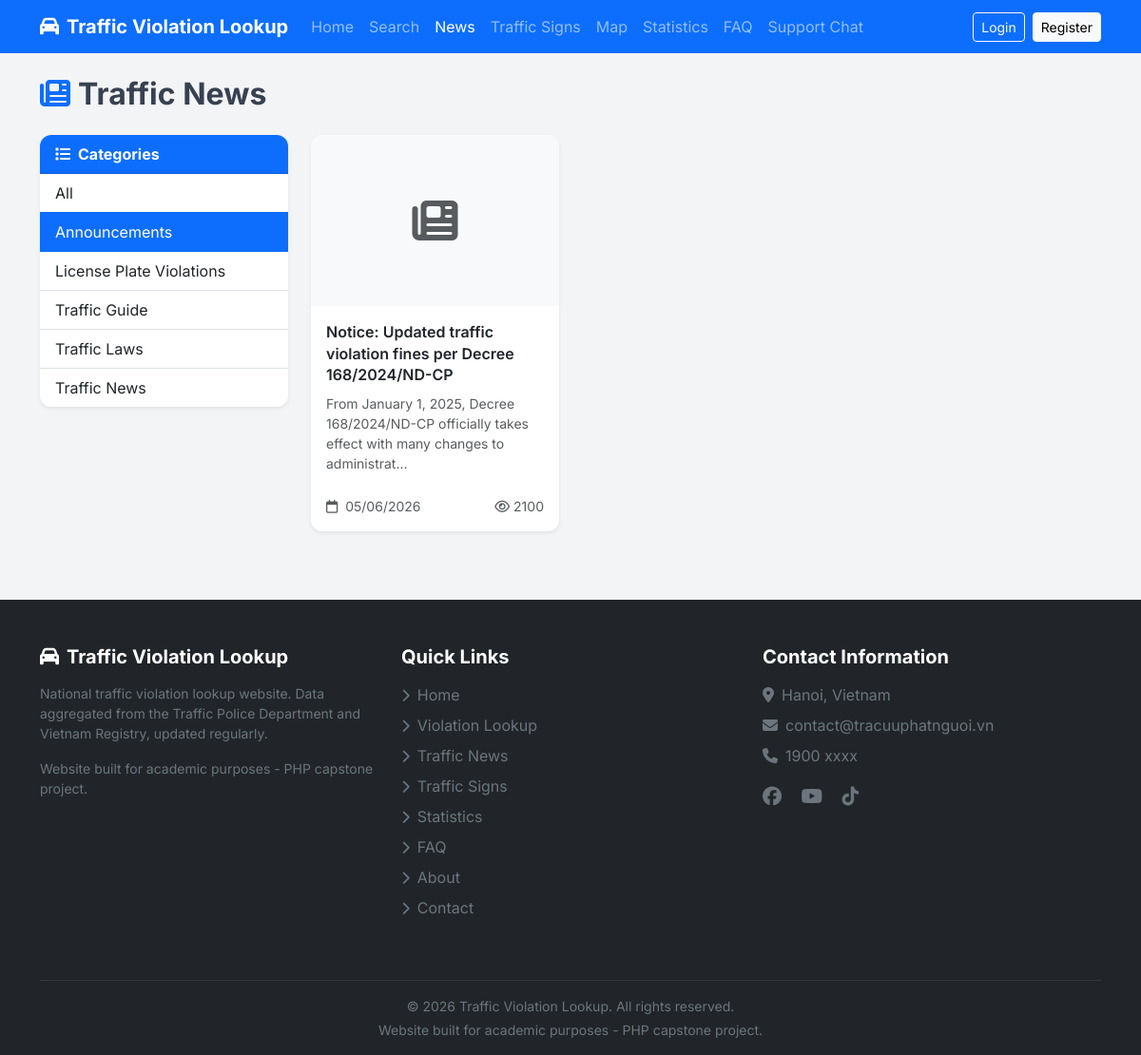
Page /tin-tuc?cat=3 on the committed database.
### tables this page shows
CREATE TABLE news_categories (
    id INT AUTO_INCREMENT PRIMARY KEY,
    name VARCHAR(100) NOT NULL,
    slug VARCHAR(100) NOT NULL UNIQUE,
    created_at DATETIME NOT NULL DEFAULT CURRENT_TIMESTAMP
);

CREATE TABLE news (
    id INT AUTO_INCREMENT PRIMARY KEY,
    title VARCHAR(255) NOT NULL,
    slug VARCHAR(255) NOT NULL UNIQUE,
    content LONGTEXT NOT NULL,
    thumbnail VARCHAR(255) NULL,
    category_id INT NULL,
    author_id INT NULL,
    status ENUM('draft','published') NOT NULL DEFAULT 'draft',
    views INT NOT NULL DEFAULT 0,
    created_at DATETIME NOT NULL DEFAULT CURRENT_TIMESTAMP,
    updated_at DATETIME NULL ON UPDATE CURRENT_TIMESTAMP,
    FOREIGN KEY (category_id) REFERENCES news_categories(id) ON DELETE SET NULL,
    FOREIGN KEY (author_id) REFERENCES users(id) ON DELETE SET NULL,
    INDEX idx_slug (slug),
    INDEX idx_status (status),
    INDEX idx_category (category_id),
    INDEX idx_created (created_at)
);

### app/core/Controller.php (called while the page is built, shortened)
<?php
class Controller
{
    protected function view(string $view, array $data = [], string $layout = 'client'): void
    {
        extract($data);
        $viewPath = __DIR__ . '/../views/' . $view . '.php';
        require $viewPath;
    }
}

### app/controllers/client/TinTucController.php (called while the page is built, shortened)
<?php
class TinTucController extends Controller
{
    public function index(): void
    {
        $newsModel = new News();
        $categoryModel = new NewsCategory();
        $categoryId = $this->input('cat', '');
        $page = max(1, (int) $this->input('page', 1));
        $perPage = 9;
        $conditions = ['status' => 'published'];
        if ($categoryId !== '') {
            $conditions['category_id'] = (int) $categoryId;
        }
        $pagination = $newsModel->paginate($page, $perPage, $conditions, 'created_at DESC');
        $categories = $categoryModel->all([], 'name ASC');
        $this->view('client/tintuc/index', [
            'title' => 'Traffic News',
            'news' => $pagination['items'],
            'pagination' => $pagination,
            'categories' => $categories,
            'currentCategory' => $categoryId,
        ]);
    }
}

### public/index.php (called while the page is built, shortened)
<?php
spl_autoload_register(function (string $class): void {
    $prefix = 'App\\';
    $baseDir = __DIR__ . '/../app/';
    $relativeClass = substr($class, strlen($prefix));
    $parts = explode('\\', $relativeClass);
    $parts[0] = strtolower($parts[0]);
    if (count($parts) > 1 && $parts[0] === 'controllers') {
        $parts[1] = strtolower($parts[1]);
    }
    $file = $baseDir . implode('/', $parts) . '.php';
});
$router = new App\Core\Router();
$uri = $_SERVER['REQUEST_URI'] ?? '/';
$method = $_SERVER['REQUEST_METHOD'] ?? 'GET';
$router->dispatch($uri, $method);

### app/core/Database.php (called while the page is built, shortened)
<?php
class Database
{
    private static ?Database $instance = null;
    private \PDO $pdo;
    private function __construct()
    {
        $config = require __DIR__ . '/../../config/config.php';
        $dsn = sprintf(
            'mysql:host=%s;dbname=%s;charset=%s',
            $config['db_host'],
            $config['db_name'],
            $config['db_charset']
        );
        $this->pdo = new \PDO($dsn, $config['db_user'], $config['db_pass'], [
            \PDO::ATTR_ERRMODE            => \PDO::ERRMODE_EXCEPTION,
            \PDO::ATTR_DEFAULT_FETCH_MODE => \PDO::FETCH_ASSOC,
            \PDO::ATTR_EMULATE_PREPARES   => false,
        ]);
    }
    public static function getInstance(): self
    {
        if (self::$instance === null) {
            self::$instance = new self();
        }
        return self::$instance;
    }
    public function getConnection(): \PDO
    {
        return $this->pdo;
    }
}

### app/core/Model.php (called while the page is built, shortened)
<?php
class Model
{
    protected PDO $db;
    protected string $table = '';
    public function __construct()
    {
        $this->db = Database::getInstance()->getConnection();
    }
    public function all(array $conditions = [], string $orderBy = '', int $limit = 0, int $offset = 0): array
    {
        $sql = "SELECT * FROM {$this->table}";
        $params = [];
        if (!empty($conditions)) {
            $whereClauses = [];
            foreach ($conditions as $key => $value) {
                $whereClauses[] = "{$key} = :{$key}";
                $params[$key] = $value;
            }
            $sql .= ' WHERE ' . implode(' AND ', $whereClauses);
        }
        if (!empty($orderBy)) {
            $sql .= " ORDER BY {$orderBy}";
        }
        if ($limit > 0) {
            $sql .= " LIMIT {$limit}";
        }
        $stmt = $this->db->prepare($sql);
        $stmt->execute($params);
        return $stmt->fetchAll();
    }
    public function count(array $conditions = []): int
    {
        $sql = "SELECT COUNT(*) FROM {$this->table}";
        $params = [];
        if (!empty($conditions)) {
            $clauses = [];
            foreach ($conditions as $key => $value) {
                $clauses[] = "{$key} = :{$key}";
                $params[$key] = $value;
            }
            $sql .= ' WHERE ' . implode(' AND ', $clauses);
        }
        $stmt = $this->db->prepare($sql);
        $stmt->execute($params);
        return (int) $stmt->fetchColumn();
    }
    public function paginate(int $page = 1, int $perPage = 10, array $conditions = [], string $orderBy = ''): array
    {
        $total = $this->count($conditions);
        $totalPages = max(1, (int) ceil($total / $perPage));
        $page = max(1, min($page, $totalPages));
        $offset = ($page - 1) * $perPage;
        $items = $this->all($conditions, $orderBy, $perPage, $offset);
        return [
            'items'      => $items,
            'total'      => $total,
            'page'       => $page,
            'per_page'   => $perPage,
            'total_pages'=> $totalPages,
            'has_next'   => $page < $totalPages,
            'has_prev'   => $page > 1,
        ];
    }
}

### app/core/Helper.php (called while the page is built, shortened)
<?php
class Helper
{
    public static function formatDate(string $datetime, string $format = 'd/m/Y'): string
    {
        $date = new \DateTime($datetime);
        return $date->format($format);
    }
    public static function truncate(string $text, int $length = 100): string
    {
        return mb_substr($text, 0, $length) . '...';
    }
}

### app/views/client/tintuc/index.php (the view, shortened to what this page needs)
<div class="container py-4">
    <h2 class="fw-bold mb-4">
        <i class="fas fa-newspaper me-2 text-primary"></i>Traffic News
    </h2>
    <div class="row">
        <div class="col-lg-3 mb-4">
            <div class="card shadow-sm">
                <div class="card-header bg-primary text-white fw-bold">
                    <i class="fas fa-list me-2"></i>Categories
                </div>
                <div class="list-group list-group-flush">
                    <a href="/tin-tuc"
                       class="list-group-item list-group-item-action <?= ($currentCategory ?? '') === '' ? 'active' : '' ?>">
                        All
                    </a>
                    <?php foreach ($categories as $cat): ?>
                        <a href="/tin-tuc?cat=<?= htmlspecialchars($cat['id'], ENT_QUOTES, 'UTF-8') ?>"
                           class="list-group-item list-group-item-action <?= ($currentCategory ?? '') === (string) $cat['id'] ? 'active' : '' ?>">
                            <?= htmlspecialchars($cat['name'], ENT_QUOTES, 'UTF-8') ?>
                        </a>
                    <?php endforeach; ?>
                </div>
            </div>
        </div>
        <div class="col-lg-9">
            <?php if (empty($news)): ?>
                <div class="text-center py-5">
                    <i class="fas fa-newspaper fa-4x text-muted mb-3"></i>
                    <h4 class="text-muted">No articles yet</h4>
                    <p class="text-muted">Please check back later.</p>
                </div>
            <?php else: ?>
                <div class="row g-4">
                    <?php foreach ($news as $item): ?>
                        <div class="col-md-6 col-lg-4">
                            <div class="card shadow-sm h-100 border-0">
                                <?php if (!empty($item['thumbnail'])): ?>
                                    <img src="/<?= htmlspecialchars($item['thumbnail'], ENT_QUOTES, 'UTF-8') ?>"
                                         class="card-img-top" alt="<?= htmlspecialchars($item['title'], ENT_QUOTES, 'UTF-8') ?>"
                                         style="height: 180px; object-fit: cover;">
                                <?php else: ?>
                                    <div class="card-img-top bg-light d-flex align-items-center justify-content-center"
                                         style="height: 180px;">
                                        <i class="fas fa-newspaper fa-3x text-muted"></i>
                                    </div>
                                <?php endif; ?>
                                <div class="card-body d-flex flex-column">
                                    <h5 class="card-title">
                                        <a href="/tin-tuc/<?= htmlspecialchars($item['slug'] ?? 'bai-viet-' . $item['id'], ENT_QUOTES, 'UTF-8') ?>"
                                           class="text-decoration-none text-dark stretched-link">
                                            <?= htmlspecialchars($item['title'], ENT_QUOTES, 'UTF-8') ?>
                                        </a>
                                    </h5>
                                    <p class="card-text text-muted small flex-grow-1">
                                        <?= htmlspecialchars(Helper::truncate(strip_tags($item['content'] ?? ''), 100), ENT_QUOTES, 'UTF-8') ?>
                                    </p>
                                    <div class="d-flex justify-content-between align-items-center mt-2">
                                        <small class="text-muted">
                                            <i class="far fa-calendar me-1"></i>
                                            <?= htmlspecialchars(Helper::formatDate($item['created_at'], 'd/m/Y'), ENT_QUOTES, 'UTF-8') ?>
                                        </small>
                                        <small class="text-muted">
                                            <i class="far fa-eye me-1"></i><?= (int)($item['views'] ?? 0) ?>
                                        </small>
                                    </div>
                                </div>
                            </div>
                        </div>
                    <?php endforeach; ?>
                </div>
            <?php endif; ?>
        </div>
    </div>
</div>

### app/core/Router.php (shortened to what this page needs)
<?php
class Router
{
    private array $routes = [];
    private function addRoute(string $method, string $uri, string $handler): void
    {
        $pattern = preg_replace('/\{([a-zA-Z_]+)\}/', '(?P<$1>[^/]+)', $uri);
        $pattern = '#^' . $pattern . '$#';
        $this->routes[] = [
            'method'  => $method,
            'pattern' => $pattern,
            'handler' => $handler,
        ];
    }
    public function dispatch(string $uri, string $method): void
    {
        $uri = parse_url($uri, PHP_URL_PATH);
        $uri = rtrim($uri, '/') ?: '/';
        foreach ($this->routes as $route) {
            if ($route['method'] !== strtoupper($method)) {
                continue;
            }
            if (preg_match($route['pattern'], $uri, $matches)) {
                $this->params = array_filter($matches, fn($key) => is_string($key), ARRAY_FILTER_USE_KEY);
                [$controllerPath, $action] = explode('@', $route['handler']);
                $controller = new $controllerClass();
                call_user_func_array([$controller, $action], array_values($this->params));
                return;
            }
        }
    }
}

### public/assets/css/style.css (style rules this page uses)
:root { --primary: #1a56db; --primary-dark: #1e40af; --success: #10b981; --warning: #f59e0b; --danger: #ef4444; --gray-100: #f3f4f6; --gray-700: #374151; --gray-900: #111827; }
body { font-family: 'Inter', 'Segoe UI', Tahoma, Geneva, Verdana, sans-serif; color: var(--gray-700); background: var(--gray-100); min-height: 100vh; display: flex; flex-direction: column; }
.card { border: none; border-radius: 12px; box-shadow: 0 1px 3px rgba(0,0,0,0.06); transition: transform 0.2s, box-shadow 0.2s; overflow: hidden; }
.card-img-top { height: 200px; object-fit: cover; }
.card-title { font-size: 1rem; font-weight: 600; color: var(--gray-900); line-height: 1.4; }
.card-title a { color: inherit; text-decoration: none; }

### rows in the picture
news_categories: name "Announcements"
news_categories: name "License Plate Violations"
news_categories: name "Traffic Guide"
news_categories: name "Traffic Laws"
news_categories: name "Traffic News"
news: title "Notice: Updated traffic violation fines per Decree 168/2024/ND-CP", content "From January 1, 2025, Decree 168/2024/ND-CP officially takes effect with many changes to administrat...", created_at "05/06/2026", views "2100"
